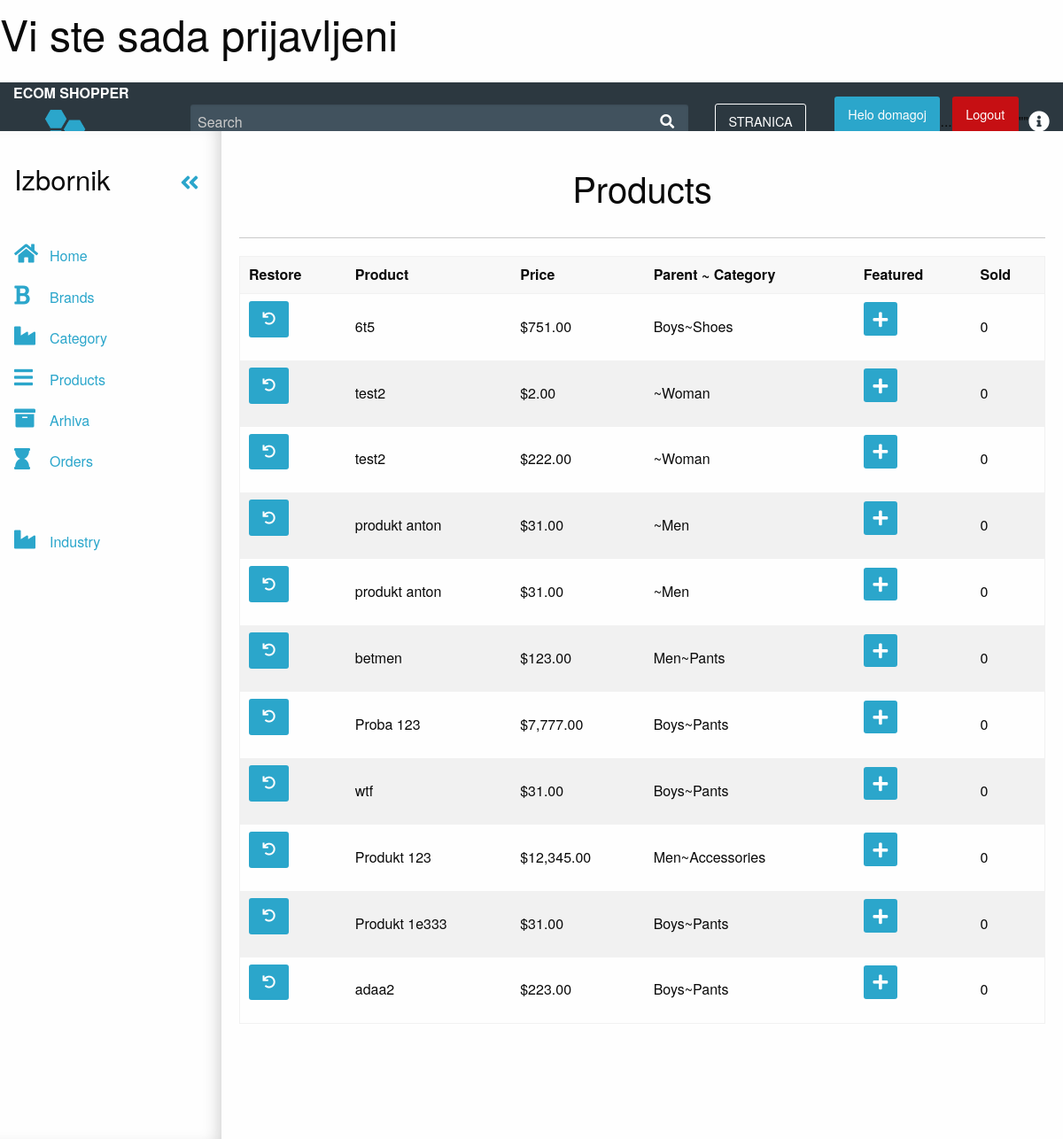
Page /admin/archived.php (signed in) on the committed database.
### tables this page shows
CREATE TABLE `korisnik` (
  `id` int(11) NOT NULL,
  `full_name` varchar(255) NOT NULL,
  `email` varchar(175) NOT NULL,
  `password` varchar(255) NOT NULL,
  `datum_prijave` datetime NOT NULL DEFAULT CURRENT_TIMESTAMP,
  `zadnja_prijava` date NOT NULL,
  `permissions` varchar(255) NOT NULL
);

CREATE TABLE `products` (
  `id` int(11) NOT NULL,
  `title` varchar(255) NOT NULL,
  `price` decimal(10,2) NOT NULL,
  `list_price` decimal(10,2) NOT NULL,
  `brand` int(11) NOT NULL,
  `categories` varchar(255) NOT NULL,
  `image` varchar(255) NOT NULL,
  `description` text NOT NULL,
  `featured` tinyint(4) NOT NULL DEFAULT '0',
  `sizes` text NOT NULL,
  `deleted` tinyint(4) NOT NULL DEFAULT '0'
);

CREATE TABLE `categories` (
  `id` int(11) NOT NULL,
  `category` varchar(255) NOT NULL,
  `parent` int(11) NOT NULL
);

### admin/archived.php (the view, shortened to what this page needs)
<?php
include_once "../konfiguracija.php";
include 'includes/panel.php';
?>
<?php
$format = new NumberFormatter("en_US",NumberFormatter::CURRENCY);
$p_result =$veza->prepare( "SELECT * FROM `products` WHERE `deleted`=1;");
$p_result ->execute();
?>
<h2 class="text-center">Products</h2>
<hr>
<table class="table table-bordered table-condensed talbe-striped">
<thead>
  <th>Restore</th>
  <th>Product</th>
  <th>Price</th>
  <th>Parent ~ Category</th>
  <th>Featured</th>
  <th>Sold</th>
</thead>
<tbody>
   <?php while ($product = $p_result->fetch(PDO::FETCH_ASSOC)):
     $childId = $product['categories'];
      $catSql = $veza->prepare("SELECT * FROM categories WHERE id='$childId';");
      $result= $catSql->execute();
      $child = $catSql->fetch(PDO::FETCH_ASSOC);
      $parentId = $child['parent'];
        $parentSql = $veza->prepare("SELECT * FROM categories WHERE id='$parentId';");
       $parentSql->execute();
        $parent =$parentSql->fetch(PDO::FETCH_ASSOC);
        $category = $parent['category'].'~'.$child['category'];
  ?>
   <tr>
    <td>
     <a href="archived.php?restore=<?php echo $product['id']; ?>" class ="button"><i class="fas fa-undo"></i></a>
   </td>
   <td><?=$product['title'];?></td>
   <td><?php echo $format->format ($product['price']); ?></td>
   <td><?php echo $category;?></td>
   <td><a href="products.php?featured=<?=(($product['featured']== 0)?'1':'0');?>&id=<?=$product['id'];?>"
     class ="button tiny"><i class="fas fa-<?=(($product['featured']==1)?'minus':'plus');?> fa-2x " ></i>
   </a>&nbsp <?=(($product['featured']==1)?'Featured Product': '');?></td>
   <td>0</td>
</tr>
<?php endwhile; ?>
</tbody>
</table>

### admin/includes/panel.php (shortened to what this page needs)
<?php
 include 'includes/head.php';
?>
<div class="app-dashboard shrink-medium">
  <div class="row expanded app-dashboard-top-nav-bar">
    <div class="columns medium-2">
      <a class="app-dashboard-logo" data-toggle="app-dashboard-sidebar">ECOM shopper</a>
      <h3 class="site-logo"data-toggle="app-dashboard-sidebar">  <a href="index.php"><img src="<?php echo $putanjaApp;?>logo/sign.png"></a></h3>
    </div>
    <div class="columns show-for-medium">
      <div class="app-dashboard-search-bar-container">
        <input class="app-dashboard-search" type="search" placeholder="Search">
        <i class="app-dashboard-search-icon fa fa-search"></i>
      </div>
    </div>
    <div class="columns shrink app-dashboard-top-bar-actions">
    <a href="../index.php">  <button href="" class="button hollow">STRANICA</button>
      <a href="#" class="button" >Helo <?=$user_data['first'];?></a> ...
          <a href="logout.php" class="button alert" >Logout</a> ""
      <a href="#" height="30" width="30" alt=""><i class="fa fa-info-circle"></i></a>
    </div>
  </div>
  <div class="app-dashboard-body off-canvas-wrapper">
    <div id="app-dashboard-sidebar" class="app-dashboard-sidebar position-left off-canvas off-canvas-absolute reveal-for-medium" data-off-canvas>
      <div class="app-dashboard-sidebar-title-area">
        <div class="app-dashboard-close-sidebar">
          <h3 class="app-dashboard-sidebar-block-title">Izbornik</h3>
          <button id="close-sidebar" data-app-dashboard-toggle-shrink class="app-dashboard-sidebar-close-button show-for-medium" aria-label="Close menu" type="button">
            <span aria-hidden="true"><a href="#"><i class="large fa fa-angle-double-left"></i></a></span>
          </button>
        </div>
      </div>
      <div class="app-dashboard-sidebar-inner">
        <ul class="menu vertical">
          <li><a href="index.php" class="is-active">
            <i class="large fa fa-home"></i><span class="app-dashboard-sidebar-text">Home</span>
          </a></li>
          <li><a href="brands.php" class="is-active">
            <i class="large fa fa-bold"></i><span class="app-dashboard-sidebar-text">Brands</span>
          </a></li>
          <li><a href="categories.php">
            <i class="large fa fa-industry"></i><span class="app-dashboard-sidebar-text">Category</span>
          </a></li>
          <li><a href="products.php" class="is-active">
            <i class="large fa fa-bars"></i><span class="app-dashboard-sidebar-text">Products</span>
          </a></li>
          <li><a href="archived.php">
            <i class="large fa fa-archive"></i><span class="app-dashboard-sidebar-text">Arhiva</span>
          </a></li>
          <li><a>
            <i class="large fa fa-hourglass"></i><span class="app-dashboard-sidebar-text">Orders</span>
          </a></li>
          <li><a href="#" class="is-active">
          </a></li>
          <li><a>
          </a></li>
          <li><a href="industry.php">
            <i class="large fa fa-industry"></i><span class="app-dashboard-sidebar-text">Industry</span>
          </a></li>
        </ul>
      </div>
    </div>
    <div class="app-dashboard-body-content off-canvas-content" data-off-canvas-content>

### css/app.css (style rules this page uses)
.app-dashboard { height: 100vh; display: -webkit-flex; display: -ms-flexbox; display: flex; -webkit-flex-direction: column; -ms-flex-direction: column; flex-direction: column; }
.app-dashboard-body { -webkit-flex: 1 1 auto; -ms-flex: 1 1 auto; flex: 1 1 auto; display: -webkit-flex; display: -ms-flexbox; display: flex; }
.app-dashboard-top-nav-bar { display: -webkit-flex; display: -ms-flexbox; display: flex; -webkit-align-items: center; -ms-flex-align: center; align-items: center; -webkit-justify-content: center; -ms-flex-pack: center; justify-content: center; background: #2c3840; height: 55px; width: 100%; -webkit-flex: 0 0 55px; -ms-flex: 0 0 55px; flex: 0 0 55px; }
.app-dashboard-logo { color: #fefefe; text-transform: uppercase; font-weight: bold; }
.app-dashboard-search-bar-container { position: relative; }
.app-dashboard-search { background: #41525e; border: 0; margin-bottom: 0; color: #fefefe; }
.app-dashboard-search-icon { position: absolute; color: #fefefe; right: 1rem; top: 50%; -webkit-transform: translateY(-50%); -ms-transform: translateY(-50%); transform: translateY(-50%); }
.app-dashboard-top-bar-actions { -webkit-align-items: center; -ms-flex-align: center; align-items: center; display: -webkit-flex; display: -ms-flexbox; display: flex; }
.app-dashboard-top-bar-actions button { margin-bottom: 0; margin-right: 2rem; }
.app-dashboard-top-bar-actions button.hollow { border-color: #fefefe; color: #fefefe; }
.app-dashboard-top-bar-actions .fa-info-circle { color: #fefefe; font-size: 1.5rem; }
.app-dashboard-sidebar { background-color: #fefefe; height: 100%; overflow-x: visible; overflow-y: auto; z-index: 1; transition: all 0.5s ease; }
.app-dashboard-sidebar .app-dashboard-open-sidebar, .app-dashboard-sidebar .app-dashboard-close-sidebar { -webkit-align-items: baseline; -ms-flex-align: baseline; align-items: baseline; display: -webkit-flex; display: -ms-flexbox; display: flex; -webkit-justify-content: space-between; -ms-flex-pack: justify; justify-content: space-between; padding: 2rem 1rem; }
.app-dashboard-sidebar .app-dashboard-sidebar-close-button { font-size: 14px; }
.app-dashboard-sidebar .app-dashboard-sidebar-inner { height: 100%; overflow-x: hidden; overflow-y: auto; }
.app-dashboard-sidebar .app-dashboard-sidebar-inner .menu > li > a { -webkit-align-items: center; -ms-flex-align: center; align-items: center; }
.app-dashboard-sidebar .fa.large { font-size: 1.5rem; width: 40px; }
.app-dashboard-body-content { transition: all 0.5s ease; overflow-y: auto; -webkit-flex: 1 1 0; -ms-flex: 1 1 0px; flex: 1 1 0; padding: 20px; background-color: #fefefe; }

### rows in the picture
korisnik: full_name "domagoj"
products: title "6t5", price "$751.00", category "Boys~Shoes", featured 0 (drawn)
products: title "test2", price "$2.00", categories.category "~Woman", featured 0 (drawn)
products: title "test2", price "$222.00", categories.category "~Woman", featured 0 (drawn)
products: title "produkt anton", price "$31.00", categories.category "~Men", featured 0 (drawn)
products: title "produkt anton", price "$31.00", categories.category "~Men", featured 0 (drawn)
products: title "betmen", price "$123.00", category "Men~Pants", featured 0 (drawn)
products: title "Proba 123", price "$7,777.00", category "Boys~Pants", featured 0 (drawn)
products: title "wtf", price "$31.00", category "Boys~Pants", featured 0 (drawn)
products: title "Produkt 123", price "$12,345.00", category "Men~Accessories", featured 0 (drawn)
products: title "Produkt 1e333", price "$31.00", category "Boys~Pants", featured 0 (drawn)
products: title "adaa2", price "$223.00", category "Boys~Pants", featured 0 (drawn)

### other values in the picture
$_SESSION['success_launch'] "Vi ste sada prijavljeni"
